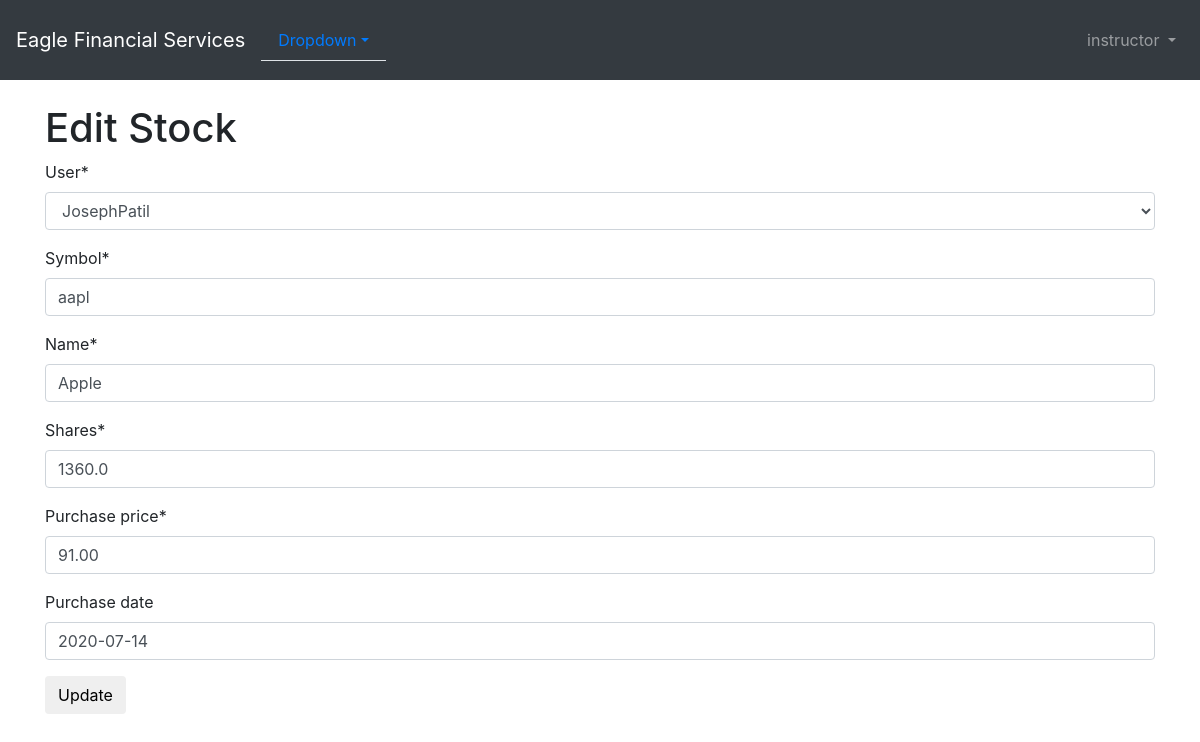
Screenshot of /stock/1/edit/ (signed in) with the database file from the repository.
### users/models.py (models this page shows)
class CustomUser(AbstractUser):
    first_name = models.CharField(max_length=20)
    last_name = models.CharField(max_length = 20)
    email  = models.EmailField(max_length=25)
    is_customer = models.BooleanField('customer', default=True)
    is_FinancialAdvisor = models.BooleanField('FinancialAdvisor', default=False,
                                              help_text='check it if you want to sign up as Financial Advisor')
    def __str__(self):
        return '{}'.format(self.username)

### portfolio/models.py (models this page shows, shortened)
class Customer(models.Model):
    user = models.ForeignKey(CustomUser, on_delete=models.CASCADE,)
    name = models.CharField(max_length=50)
    address = models.CharField(max_length=200)
    cust_number = models.IntegerField(blank=False, null=False)
    city = models.CharField(max_length=50)
    state = models.CharField(max_length=50)
    zipcode = models.CharField(max_length=10)
    email = models.EmailField(max_length=200)
    cell_phone = models.CharField(max_length=50)
    created_date = models.DateTimeField(
        default=timezone.now)
    updated_date = models.DateTimeField(auto_now_add=True)
    def __str__(self):
        return str(self.user)

class Stock(models.Model):
    user = models.ForeignKey(Customer, on_delete=models.CASCADE,related_name='stock')
    symbol = models.CharField(max_length=10)
    name = models.CharField(max_length=50)
    shares = models.DecimalField (max_digits=10, decimal_places=1)
    purchase_price = models.DecimalField(max_digits=10, decimal_places=2)
    purchase_date = models.DateField(default=timezone.now, blank=True, null=True)

### portfolio/views.py (the view)
# urls.py: path('stock/<int:pk>/edit/', views.stock_edit, name = 'stock_edit'),
@user_passes_test(lambda user: user.is_superuser or user.is_FinancialAdvisor)
@login_required
def stock_edit(request, pk):
    stock = get_object_or_404(Stock,pk = pk)
    if request.method == 'POST':
        form = StockForm(request.POST, instance = stock)
        if form.is_valid():
            stockform = form.save(commit=False)
            stockform.save()
            messages.success(request, f'Your Customer has been updated')
            return redirect('/stock_list/')
    else:
        stockform = StockForm(instance=stock)
        return render(request, 'portfolio/stock_edit.html', {'stockform': stockform})

### portfolio/forms.py
class StockForm(forms.ModelForm):
    class Meta:
        model = Stock
        fields = ('user', 'symbol', 'name', 'shares', 'purchase_price', 'purchase_date',)

### portfolio/templates/portfolio/stock_edit.html
{% extends 'portfolio/base.html' %}
{% load crispy_forms_tags %}
{% block content %}
    <h1>Edit Stock</h1>
    <form method="POST" class="customer-form">{% csrf_token %}
        {{ stockform|crispy }}
        <button type="submit" class="save btn btn-default">Update</button>
    </form>
{% endblock %}

### portfolio/templates/portfolio/base.html (shortened to what this page needs)
<!doctype html>
<html lang="en">
  <head>
    <link rel="stylesheet" href="https://stackpath.bootstrapcdn.com/bootstrap/4.1.3/css/bootstrap.min.css">
  </head>
    <body>
    <nav class="navbar navbar-expand-md navbar-dark bg-dark mb-4" style=" height: 80px;">
      <a class="navbar-brand" href="{% url 'portfolio:home' %}">Eagle Financial Services</a>
        <ul class="nav nav-tabs" id="myTab" role="tablist">
         <li class="nav-item dropdown">
              <a class="nav-link dropdown-toggle" data-toggle="dropdown" href="#" role="button" aria-haspopup="true" aria-expanded="false">Dropdown</a>
        </li>
        </ul>
      <div class="collapse navbar-collapse" id="navbarCollapse">
        {% if user.is_authenticated %}
          <ul class="navbar-nav ml-auto">
            <li class="nav-item">
              <a class="nav-link dropdown-toggle" href="#" id="userMenu"\
              data-toggle="dropdown" aria-haspopup="true" aria-expanded\
              ="false">
                {{ user.username }}
              </a>
            </li>
          </ul>
        {% endif %}
      </div>
    </nav>
    <div class="container">
      {% block content %}
      {% endblock content %}
    </div>
  </body>
</html>

### rows the page displays
CustomUser: username "instructor"
Customer: user "JosephPatil"
Stock: symbol "aapl", name "Apple", shares "1360.0", purchase_price "91.00", purchase_date "2020-07-14"
